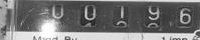
#> input picture b&g/image0.jpg, 200 x 40 px
$ python -i practic.py   (imports and definitions only)
#> lines starting #> are read from the running program, lines starting #| are printed output that depends on the picture; after the words box and inside, x2 and y2 are one past the last pixel; in counts of white or black regions, pixels touching at a corner belong together
import cv2
import numpy as np

def find_and_highlight_high_intensity_patch(image_path):
    image = cv2.imread(image_path)
    if image is None:
        print("Error loading image.")
        return

    gray = cv2.cvtColor(image, cv2.COLOR_BGR2GRAY)

    # Highlight all pixels in (100–255) range in green
    mask = cv2.inRange(gray, 130, 255)
    highlighted = image.copy()
    highlighted[mask == 255] = [0, 255, 0]  # Green

    # Sliding window settings
    win_w, win_h = 200, 40
    max_count = 0
    best_coords = (0, 0)

    for y in range(0, gray.shape[0] - win_h + 1, 5):
        for x in range(0, gray.shape[1] - win_w + 1, 5):
            window = mask[y:y + win_h, x:x + win_w]
            count = cv2.countNonZero(window)

            if count > max_count:
                max_count = count
                best_coords = (x, y)

    # Draw red rectangle on best region
    x, y = best_coords
    cv2.rectangle(highlighted, (x, y), (x + win_w, y + win_h), (0, 0, 255), 2)

    # Show the result
    while True:
        cv2.imshow("Highlight + Best Region", highlighted)
        if cv2.waitKey(1) & 0xFF == ord('q'):
            break

    cv2.destroyAllWindows()

# Usage
image_path = "22042025122032-2800010024 (1).jpg"
# find_and_highlight_high_intensity_patch(image_path)


import cv2
import numpy as np

def highlight_black_pixels_and_rectangle(image_path):
#> called with image_path = 'b&g/image0.jpg'
    image = cv2.imread(image_path)
#> image is the input picture: shape (40, 200, 3); min 22, max 255, mean 118.6
    if image is None:
        print("Error: Could not load image.")
        return

    gray = cv2.cvtColor(image, cv2.COLOR_BGR2GRAY)

    # Threshold to isolate black pixels (0–50)
    _, black_mask = cv2.threshold(gray, 90, 255, cv2.THRESH_BINARY_INV)
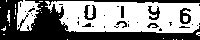
#> black_mask: shape (40, 200); 53.5% white; 35 black regions (27 under 20 px)

    # Highlight all black pixels in green
    highlighted = image.copy()
    highlighted[black_mask == 255] = [0, 255, 0]  # Green
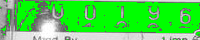
#> highlighted: shape (40, 200, 3); mean B, G, R 79.7, 216.1, 79.7

    # Find contours of connected black regions
    contours, _ = cv2.findContours(black_mask, cv2.RETR_EXTERNAL, cv2.CHAIN_APPROX_SIMPLE)
#> contours = 24 contours, 22 with area under 20; largest, box (x1, y1, x2, y2) and area: (45, 1, 200, 33) 3999, (17, 0, 41, 31) 473

    if contours:
        # Draw rectangle around the largest black region
        largest_contour = max(contours, key=cv2.contourArea)
#> largest_contour = contour of 113 points, box (x1, y1, x2, y2) (45, 1, 200, 33), area 3999
        x, y, w, h = cv2.boundingRect(largest_contour)
#> x = 45; y = 1; w = 155; h = 32
        cv2.rectangle(highlighted, (x, y), (x + w, y + h), (0, 0, 255), 2)  # Red rectangle
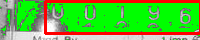
#> highlighted: shape (40, 200, 3); 13.12% of pixels changed, all inside (x1, y1, x2, y2) = (44, 0, 200, 35)

    # Display result
    while True:
        cv2.imshow("Highlighted Black Pixels and Rectangle", highlighted)
        if cv2.waitKey(1) & 0xFF == ord('q'):
#> (key q is pressed here)
            break

    cv2.destroyAllWindows()

# Usage
image_path = "22042025122032-2800010024 (1).jpg"
# highlight_black_pixels_and_rectangle(image_path)

>>> result = highlight_black_pixels_and_rectangle('b&g/image0.jpg')

$ run again, on b&g/image3.jpg
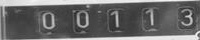
#> input picture b&g/image3.jpg, 200 x 40 px
#> in highlight_black_pixels_and_rectangle, image is the input picture: shape (40, 200, 3); min 38, max 246, mean 105.6
#> in highlight_black_pixels_and_rectangle, `_, black_mask = cv2.threshold(gray, 90, 255, cv2.THRESH_BINARY_INV)`:
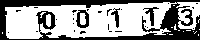
#> black_mask: shape (40, 200); 60.9% white; 29 black regions (25 under 20 px)
#> contours = 15 contours, 14 with area under 20; largest, box (x1, y1, x2, y2) and area: (5, 2, 200, 39) 5302
#> largest_contour = contour of 184 points, box (x1, y1, x2, y2) (5, 2, 200, 39), area 5302
#> x = 5; y = 2; w = 195; h = 37
#> in highlight_black_pixels_and_rectangle, `cv2.rectangle(highlighted, (x, y), (x + w, y + h), (0, 0, 255), 2)`:
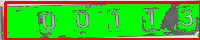
#> highlighted: shape (40, 200, 3); mean B, G, R 38.2, 188, 73.7
